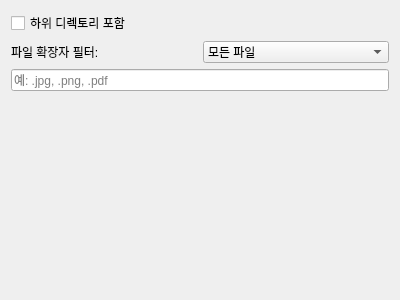
<?xml version="1.0" encoding="UTF-8"?>
<ui version="4.0">
 <class>BatchTaggingOptionsWidget</class>
 <widget class="QWidget" name="BatchTaggingOptionsWidget">
  <property name="geometry">
   <rect>
    <x>0</x>
    <y>0</y>
    <width>400</width>
    <height>300</height>
   </rect>
  </property>
  <property name="windowTitle">
   <string>Form</string>
  </property>
  <layout class="QVBoxLayout" name="verticalLayout">
   <item>
    <widget class="QCheckBox" name="recursive_checkbox">
     <property name="text">
      <string>하위 디렉토리 포함</string>
     </property>
    </widget>
   </item>
   <item>
    <layout class="QHBoxLayout" name="horizontalLayout">
     <item>
      <widget class="QLabel" name="label">
       <property name="text">
        <string>파일 확장자 필터:</string>
       </property>
      </widget>
     </item>
     <item>
      <widget class="QComboBox" name="ext_combo">
       <item>
        <property name="text">
         <string>모든 파일</string>
        </property>
       </item>
       <item>
        <property name="text">
         <string>이미지 파일</string>
        </property>
       </item>
       <item>
        <property name="text">
         <string>문서 파일</string>
        </property>
       </item>
       <item>
        <property name="text">
         <string>사용자 정의</string>
        </property>
       </item>
      </widget>
     </item>
    </layout>
   </item>
   <item>
    <widget class="QLineEdit" name="custom_ext_edit">
     <property name="placeholderText">
      <string>예: .jpg, .png, .pdf</string>
     </property>
    </widget>
   </item>
   <item>
    <spacer name="verticalSpacer">
     <property name="orientation">
      <enum>Qt::Vertical</enum>
     </property>
     <property name="sizeHint" stdset="0">
      <size>
       <width>20</width>
       <height>40</height>
      </size>
     </property>
    </spacer>
   </item>
  </layout>
 </widget>
 <resources/>
 <connections/>
</ui>
